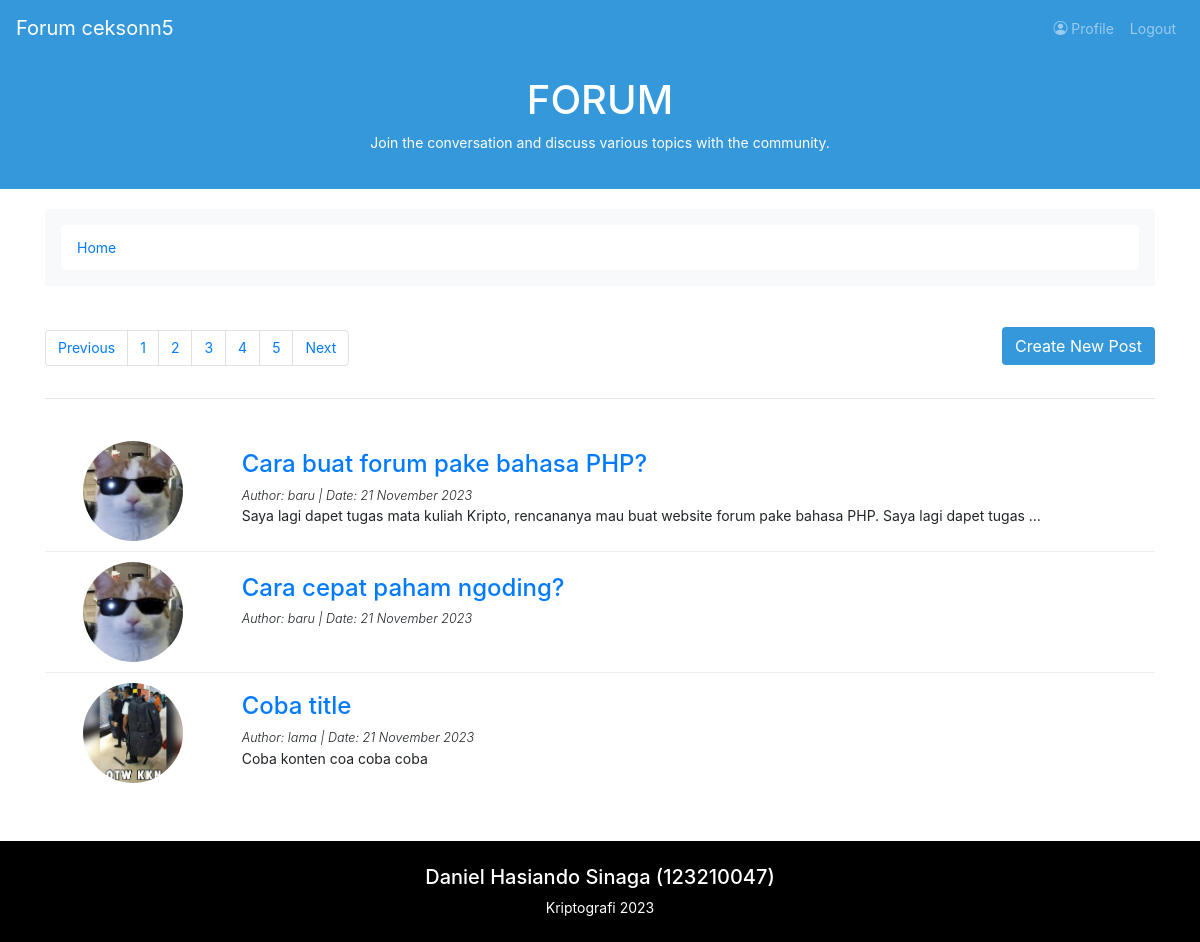
Screenshot of /home.php (signed in) with the database file from the repository.
### tables this page shows
CREATE TABLE `users` (
  `username` varchar(255) NOT NULL,
  `name` varchar(255) NOT NULL,
  `password` varchar(255) NOT NULL,
  `email` varchar(255) NOT NULL,
  `phone` varchar(255) NOT NULL,
  `country` varchar(255) NOT NULL,
  `photo` varchar(255) NOT NULL,
  `joined` date NOT NULL
);

CREATE TABLE `posts` (
  `id` int(11) NOT NULL,
  `postTitle` varchar(255) NOT NULL,
  `posted` timestamp NOT NULL DEFAULT current_timestamp() ON UPDATE current_timestamp(),
  `user` varchar(255) NOT NULL,
  `postContent` varchar(255) DEFAULT NULL
);

### home.php (the view, shortened to what this page needs)
<?php
include('header.php');
include('koneksi.php');
?>
</head>
<body class="padding-large">
  <?php include('navbar.php') ?>
  <div class="forum-header">
    <h1>FORUM</h1>
    <p>Join the conversation and discuss various topics with the community.</p>
  </div>
  <div class="container">
    <div class="row">
      <div class="col">
        <nav aria-label="breadcrumb" class="bg-light rounded-3 p-3 mb-4">
          <ol class="breadcrumb mb-0">
            <li class="breadcrumb-item"><a href="home.php">Home</a></li>
          </ol>
        </nav>
      </div>
    </div>
  </div>
  <div class="container">
    <div class="row">
      <div class="col-md-8 d-flex justify-content-start">
        <nav aria-label="Page navigation example">
          <ul class="pagination">
            <li class="page-item"><a class="page-link" href="#">Previous</a></li>
            <li class="page-item"><a class="page-link" href="#">1</a></li>
            <li class="page-item"><a class="page-link" href="#">2</a></li>
            <li class="page-item"><a class="page-link" href="#">3</a></li>
            <li class="page-item"><a class="page-link" href="#">4</a></li>
            <li class="page-item"><a class="page-link" href="#">5</a></li>
            <li class="page-item"><a class="page-link" href="#">Next</a></li>
          </ul>
        </nav>
      </div>
      <div class="col-md-4 d-flex justify-content-end align-items-center">
        <a href="create_post.php" onclick="return cekLogin()" class="btn warna">Create New Post</a>
      </div>
    </div>
    <hr class="py-2">
  </div>
  <div class="container">
    <ul class="thread-list">
      <?php
      $sql    = "SELECT * FROM posts";
      $query    = mysqli_query($connect, $sql);
      while ($data = mysqli_fetch_array($query)) {
        $user = $data['user'];
        $time = strtotime($data['posted']);
        $tahun = date('Y', $time);
        $bulan = date('F', $time);
        $tanggal = date('d', $time);
      ?>
        <li class="thread-item">
          <div class="row d-flex align-items-center">
            <?php
            $sql2    = "SELECT * FROM users WHERE username = '$user'";
            $query2    = mysqli_query($connect, $sql2);
            while ($data2 = mysqli_fetch_array($query2)) {
            ?>
              <div class="col-md-2 text-center">
                <img src="<?= $data2['photo']; ?>" width="100" alt="Profile Image" class="img-fluid rounded-circle">
              </div>
            <?php } ?>
            <div class="col-md-10">
              <h4><a href="post.php?id=<?= $data['id']; ?>"><?= $data['postTitle']; ?></a></h4>
              <p class="post-date">Author: <?= $user; ?> | Date: <?= $tanggal . " " . $bulan . " " . $tahun; ?></p>
              <span class="post-preview"><?= $data['postContent']; ?></span class="">
            </div>
          </div>
        </li>
      <?php } ?>
    </ul>
  </div>
  <footer class="footer py-4 mt-5 black">
    <div class="container text-center">
      <p class="h5">Daniel Hasiando Sinaga (123210047)</p>
      <span class="text-white">Kriptografi <?= date('Y'); ?></span>
    </div>
  </footer>
</body>
</html>

### rows the page displays
posts: postTitle "Cara buat forum pake bahasa PHP?", user "baru", posted "21", posted "November", posted "2023", postContent "Saya lagi dapet tugas mata kuliah Kripto, rencananya mau buat website forum pake bahasa PHP. Saya lagi dapet tugas…"
users: photo (picture)
posts: postTitle "Cara cepat paham ngoding?", user "baru", posted "21", posted "November", posted "2023"
posts: postTitle "Coba title", user "lama", posted "21", posted "November", posted "2023", postContent "Coba konten coa coba coba"
users: photo (picture)

### other values shown
$username "ceksonn5"
